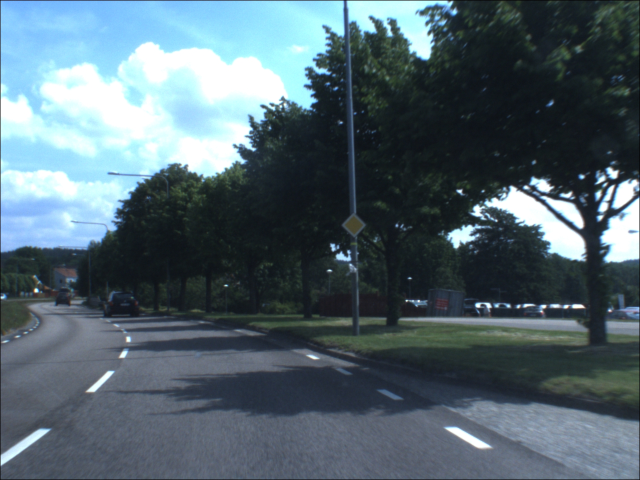
#> input picture data/main_road.jpg, 1280 x 960 px, found by its file name (shown at 1/2 size)
$ python boundbox.py
#> lines starting #> are read from the running program, lines starting #| are printed output that depends on the picture
import matplotlib.pyplot as plt
import matplotlib.patches as patches
from PIL import Image

image_path = 'data/main_road.jpg'
bound_box = [734.514285, 476.071103, 682.706066, 428.440966]
image = Image.open(image_path)
#> image is the input picture: PIL image 1280x960 RGB; mean R, G, B 83.4, 101.3, 110.5

# Создание объекта "фигуры" для прямоугольной рамки
rect = patches.Rectangle(
    (bound_box[0], bound_box[1]),  # (x, y)
    bound_box[2] - bound_box[0],   # width
    bound_box[3] - bound_box[1],   # height
    linewidth=2, edgecolor='r', facecolor='none'  # Цвет рамки и ее толщина
)

fig, ax = plt.subplots(1)
ax.imshow(image)
ax.add_patch(rect)
plt.show()
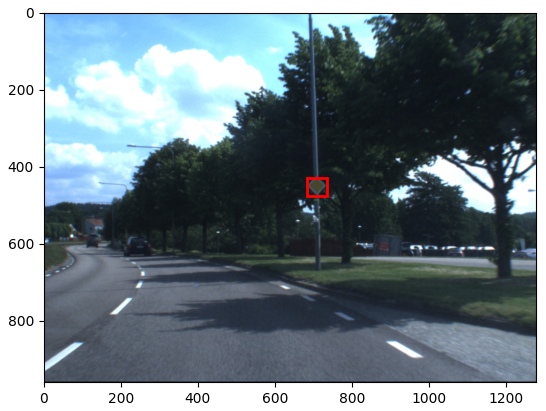
#> figure drawn by matplotlib, 1 panel


def yolo_to_regular(yolo_bound_box, image_width, image_height):
    center_x, center_y, width, height = yolo_bound_box

    x_min = (center_x - width / 2) * image_width
    y_min = (center_y - height / 2) * image_height
    x_max = (center_x + width / 2) * image_width
    y_max = (center_y + height / 2) * image_height

    return [x_min, y_min, x_max, y_max]


image_width = 1280
image_height = 960

yolo_bound_box = [0.553601699609375,
                  0.4711000359375,
                  0.040475171093750005,
                  0.049614726041666654]

bound_box = yolo_to_regular(yolo_bound_box, image_width, image_height)

print("Обычный bound box:", bound_box)

image = Image.open(image_path)

rect = patches.Rectangle(
    (bound_box[0], bound_box[1]),
    bound_box[2] - bound_box[0],
    bound_box[3] - bound_box[1],
    linewidth=2, edgecolor='r', facecolor='none'
)

fig, ax = plt.subplots(1)
ax.imshow(image)
ax.add_patch(rect)
plt.show()

$ run again, with data/100sign.jpg copied over data/main_road.jpg
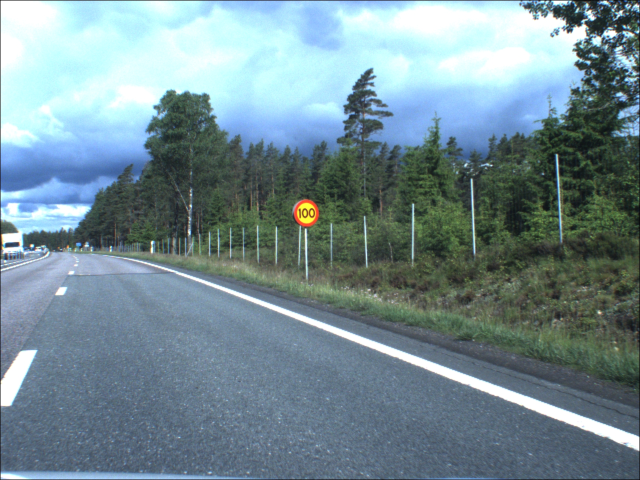
#> input picture data/100sign.jpg, 1280 x 960 px, found by its file name (shown at 1/2 size)
#> image is the input picture: PIL image 1280x960 RGB; mean R, G, B 116.2, 139.4, 147.3
#> `plt.show()`:
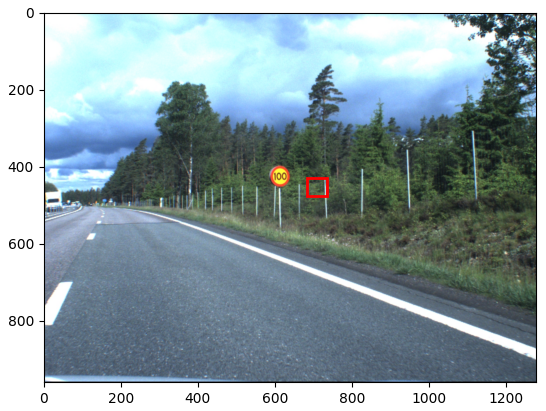
#> figure drawn by matplotlib, 1 panel

$ run again, with data/70sign.jpg copied over data/main_road.jpg
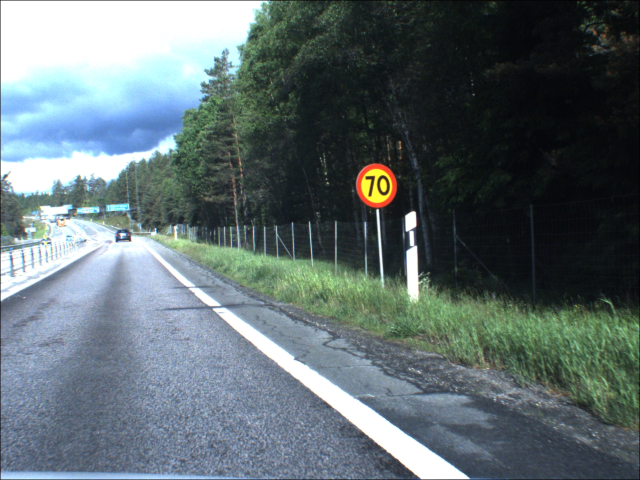
#> input picture data/70sign.jpg, 1280 x 960 px, found by its file name (shown at 1/2 size)
#> image is the input picture: PIL image 1280x960 RGB; mean R, G, B 95, 108.4, 111.6
#> `plt.show()`:
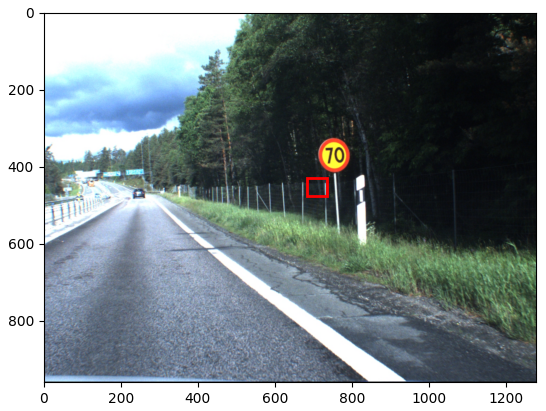
#> figure drawn by matplotlib, 1 panel

$ run again, with data/right_side.jpg copied over data/main_road.jpg
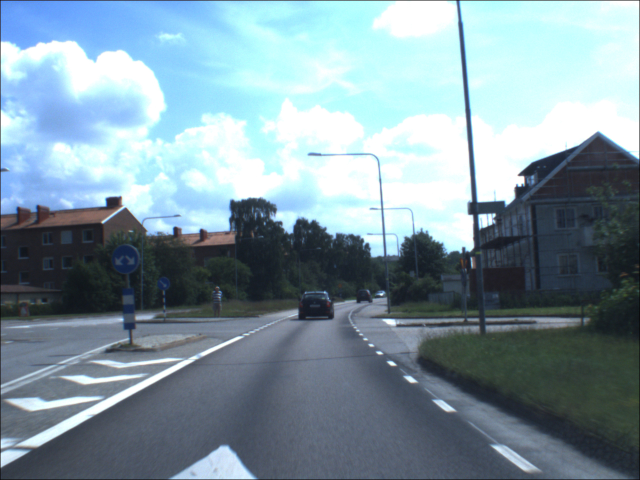
#> input picture data/right_side.jpg, 1280 x 960 px, found by its file name (shown at 1/2 size)
#> image is the input picture: PIL image 1280x960 RGB; mean R, G, B 128.1, 150.2, 161.1
#> `plt.show()`:
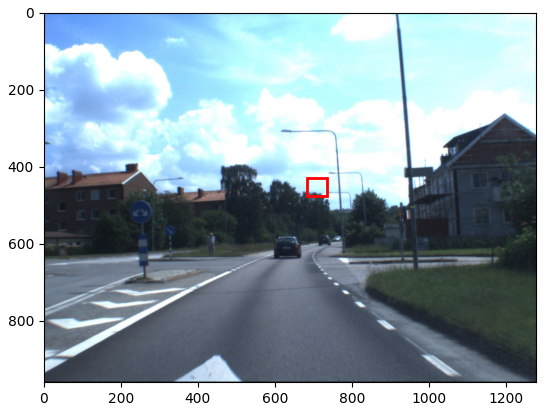
#> figure drawn by matplotlib, 1 panel
